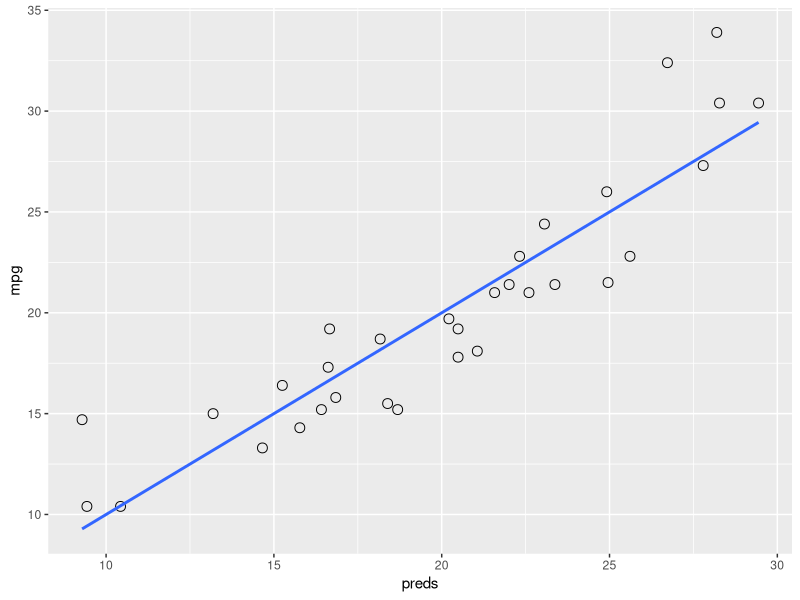
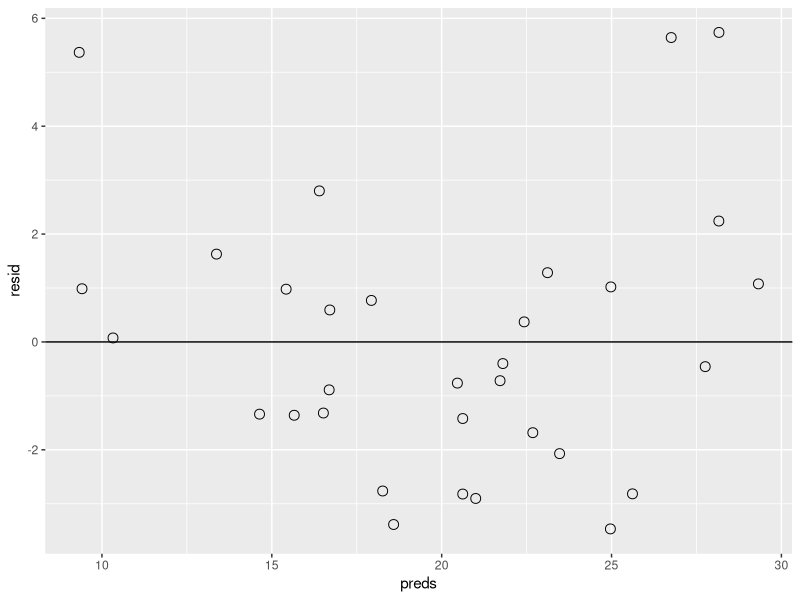
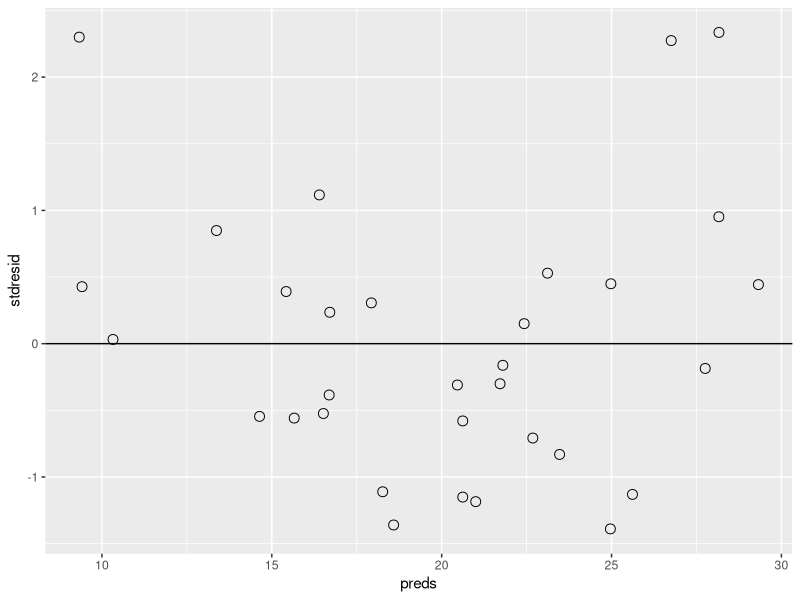
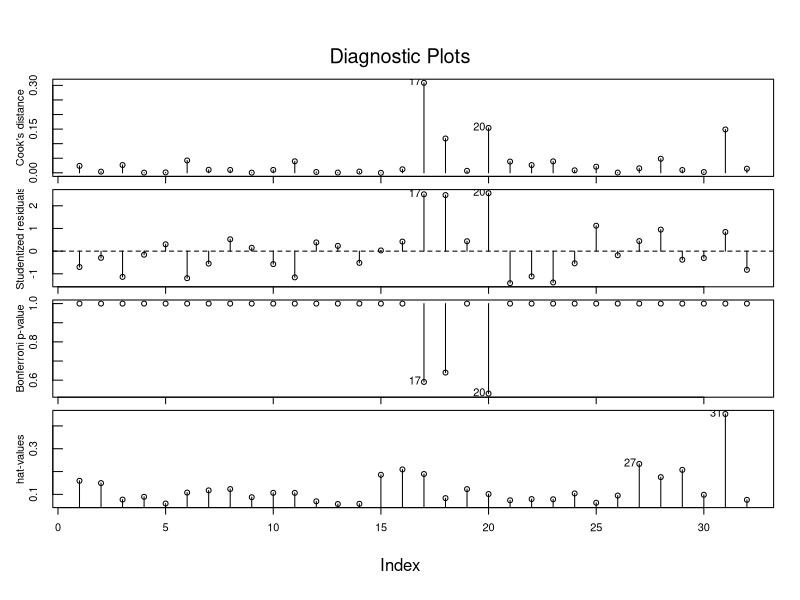
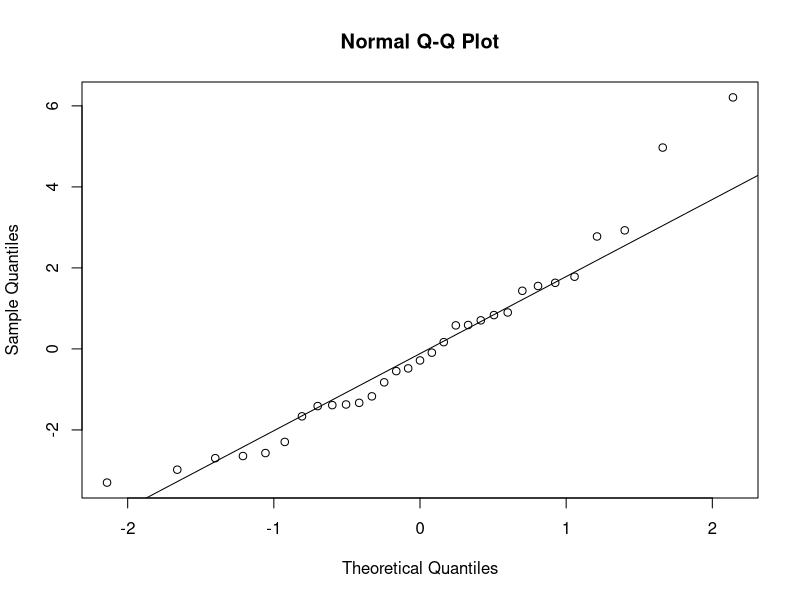

Source code (R) for these figures, in order:
# Part III: Linear Regression ----------------------------------------------

# load libraries
library("car")
library("ggplot2")

## Load & Prepare Data ----------------------------------------------------

# reload the data
mtcars <- read.csv('mtcars.csv')

# define continuous variables
mtcars$mpg <- as.numeric(mtcars$mpg)
mtcars$cyl <- as.numeric(mtcars$cyl)
mtcars$disp <- as.numeric(mtcars$disp)
mtcars$hp <- as.numeric(mtcars$hp)
mtcars$drat <- as.numeric(mtcars$drat)
mtcars$wt <- as.numeric(mtcars$wt)
mtcars$qsec <- as.numeric(mtcars$qsec)
mtcars$gear <- as.numeric(mtcars$gear)
mtcars$carb <- as.numeric(mtcars$carb)

# define categorical variables
mtcars$vs <- as.factor(mtcars$vs)
mtcars$am <- as.factor(mtcars$am)

# save changes into new data set
mtcars_data <- mtcars

## Model Building ---------------------------------------------------------
model_1 <- lm(mpg ~ wt + hp + disp + vs, data=mtcars_data)

## Verify Assumptions -----------------------------------------------------

# 1: Linearity 
#store predicted values 
mtcars_data$preds <- predict(model_1)

#Regression Plot
ggplot(mtcars_data, aes(x=preds, y=mpg)) +
  geom_point(shape=1, size=3) +    # Use hollow circles
  geom_smooth(method=lm,   # Add linear regression line
              se=FALSE)    # Add shaded confidence region

#2: Independent Observations
# refer to supplementary material

#3: No Multicollinearity

# Variance Inflation Factor (>10 or >5)
vif(model_1)

# Which variable should I drop?
cor(mtcars$mpg, mtcars$wt, method='pearson')
cor(mtcars$mpg, mtcars$disp, method='pearson')

# save reduced model
model_2 <- lm(mpg ~ wt + hp + vs, data=mtcars_data)

#4: Homoscedasticity of Residuals

# store residuals
mtcars_data$resid <- resid(model_2)

# store predicted values 
mtcars_data$preds <- predict(model_2)

# store standardized residuals 
mtcars_data$stdresid <- rstandard(model_2)

# Resdiual Vs Predicted values with center line at zero
ggplot(mtcars_data, aes(x=preds, y=resid)) +
  geom_point(shape=1, size=3) +    # Use hollow circles
  geom_hline(aes(yintercept=0))

# StdResdiual Vs Predicted values with center line at zero
ggplot(mtcars_data, aes(x=preds, y=stdresid)) +
  geom_point(shape=1, size=3) +    # Use hollow circles
  geom_hline(aes(yintercept=0))

# diagnostic plots
infIndexPlot(model_2, grid=FALSE)

# DFBETAs - find influential observations
dfbetas <- dfbetas(model_2, grid=FALSE) 
n <- nrow(mtcars)
thresh <- 2/sqrt(n)
which.max(dfbetas > thresh)[1]

# remove influential observation *** NEED PRACTICAL REASONING ***
mtcars_reduced <- subset(mtcars_data, X != 20)
model_2 <- lm(mpg ~ wt + hp + vs, data=mtcars_reduced)

#5: Normally Distributed Residuals

#store residuals
mtcars_reduced$resid <- resid(model_2)

#Shapiro-Wilk test
shapiro.test(mtcars_reduced$resid)

#Q-Q plot with line
qqnorm(mtcars_reduced$resid)
qqline(mtcars_reduced$resid)

## Model Results ----------------------------------------------------------

# model summary
summary(model_2)

# fit statistics
AIC(model_2)
BIC(model_2)

# extract coefficients
summary(model_2)$coefficients

## Alternative Modeling Options -------------------------------------------

#model with interaction
model_3 <- lm(mpg ~ wt*hp, data=mtcars_data)
summary(model_3)
